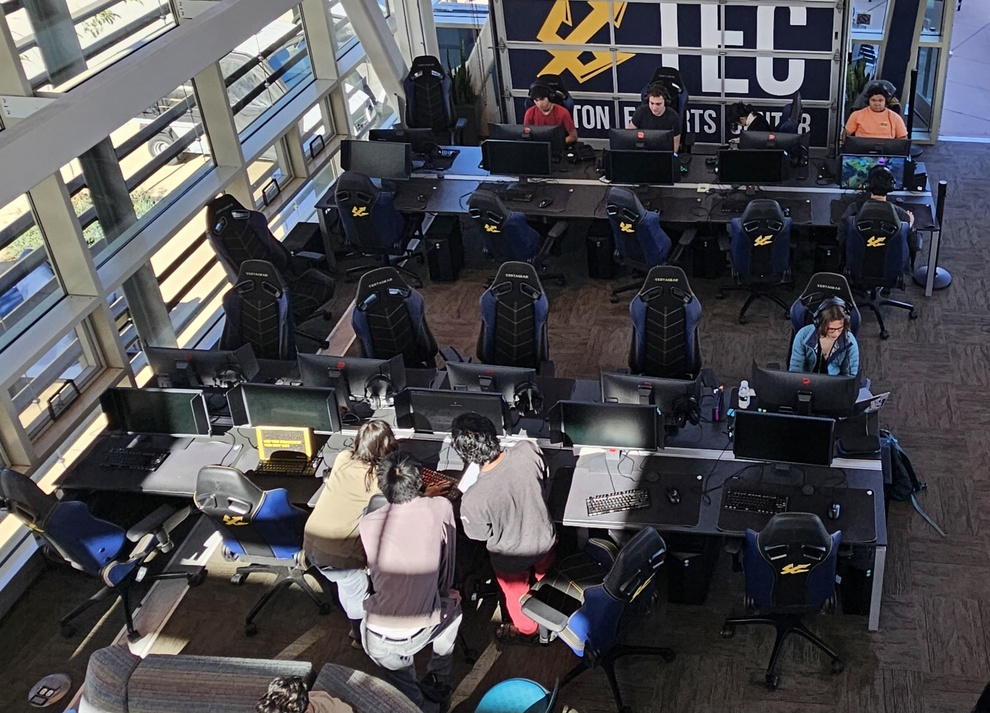
#> input picture cvSolution/center.jpg, 990 x 713 px, shrunk from 2673 x 1925 before the run
$ python cvtest.py
#> lines starting #> are read from the running program, lines starting #| are printed output that depends on the picture
import cv2
import numpy as numpy

path = 'center.jpg'
image = cv2.imread(path)
#> image is the input picture: shape (713, 990, 3); mean B, G, R 79.9, 75.8, 76.5
grayImg = cv2.cvtColor(image, cv2.COLOR_BGR2GRAY)
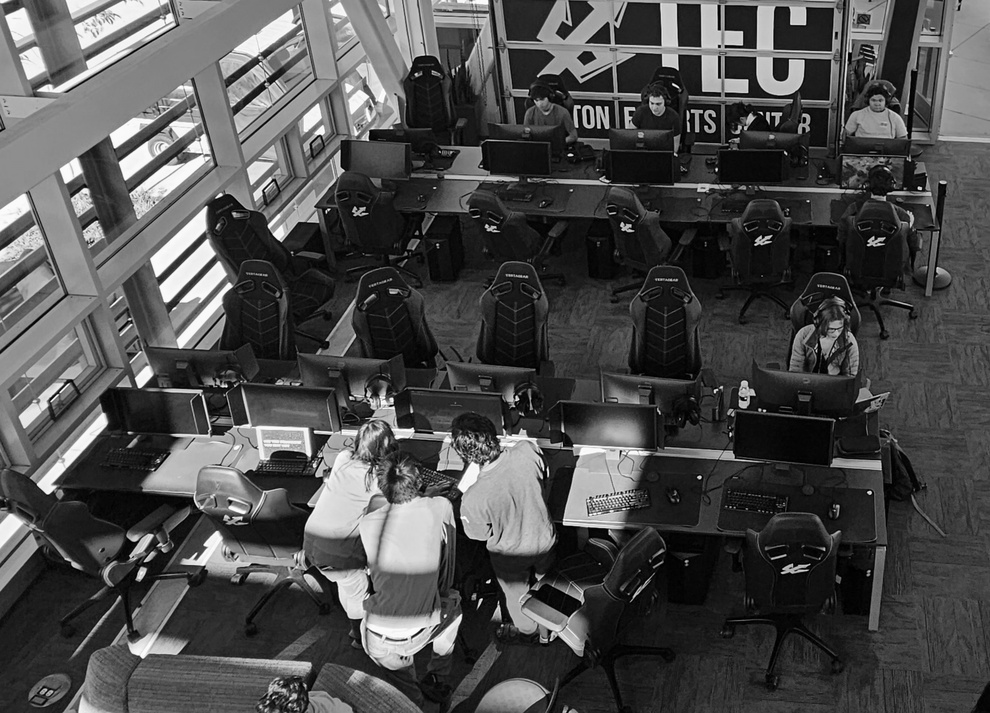
#> grayImg: shape (713, 990); min 0, max 255, mean 76.4
